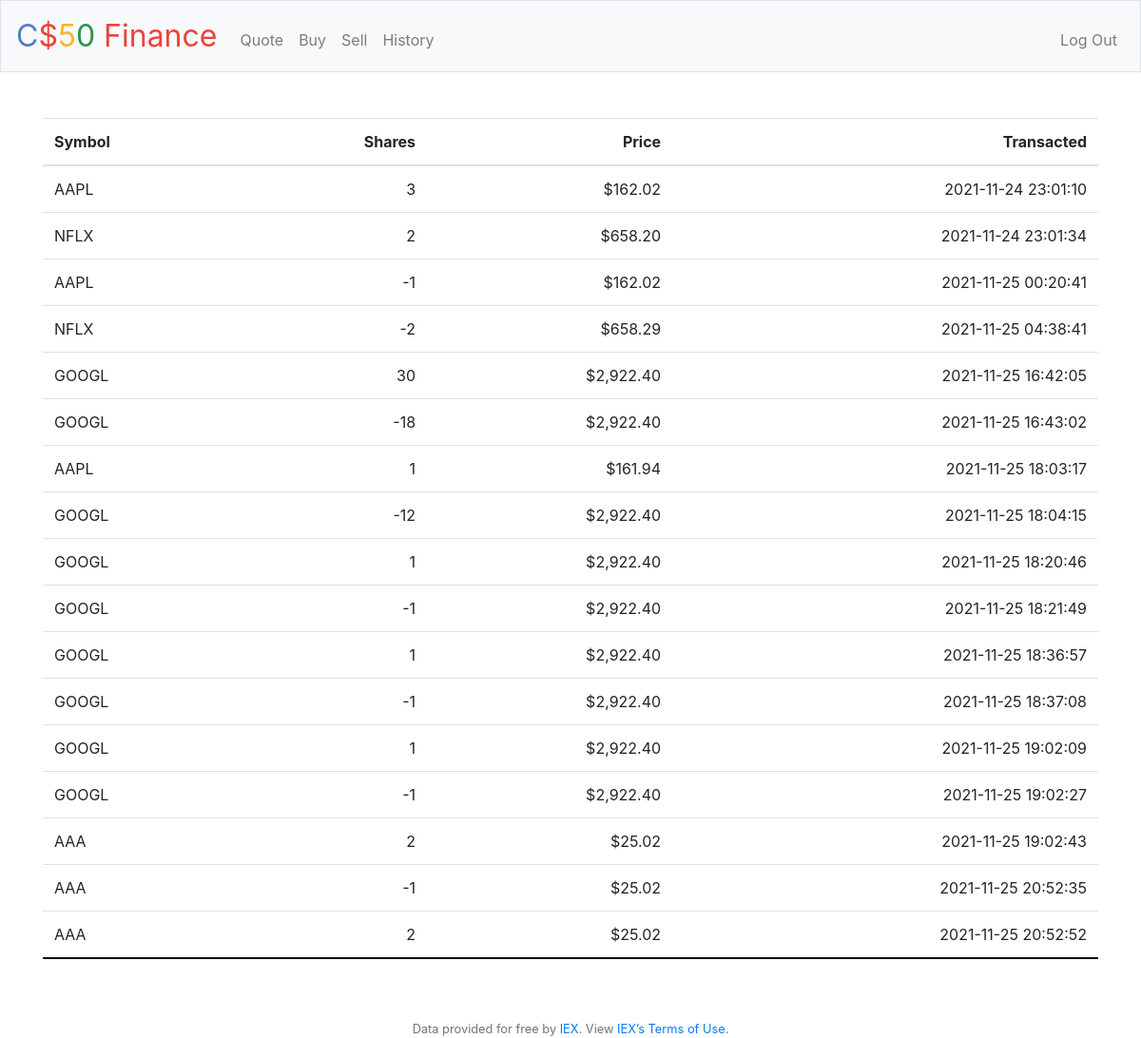
Screenshot of /history (signed in) with the database file from the repository.
### tables this page shows
CREATE TABLE purchases (
    purchase_id INTEGER PRIMARY KEY,
    symbol TEXT NOT NULL,
    name TEXT NOT NULL,
    user_id INTEGER NOT NULL,
    purchase_price REAL NOT NULL,
    shares INTEGER NOT NULL,
    created_at REAL NOT NULL
);

### application.py (the view)
@app.route("/history")
@login_required
def history():
    transactions = db.execute(
        """
            SELECT
                symbol,
                shares,
                purchase_price AS price,
                created_at
            FROM purchases
            UNION ALL
            SELECT
                symbol,
                -shares,
                price,
                created_at
            FROM sales
            ORDER BY created_at;
        """
    )
    stocks = [
        {
            "symbol": transaction["symbol"],
            "shares": transaction["shares"],
            "price": transaction["price"],
            "transacted": datetime.fromtimestamp(
                transaction["created_at"]
            ).strftime("%Y-%m-%d %H:%M:%S"),
        }
        for transaction in transactions
    ]
    return render_template("history.html", stocks=stocks)

### application.py (called while the page is built)
@app.after_request
def after_request(response):
    response.headers["Cache-Control"] = "no-cache, no-store, must-revalidate"
    response.headers["Expires"] = 0
    response.headers["Pragma"] = "no-cache"
    return response

### helpers.py (called while the page is built)
def login_required(f):
    @wraps(f)
    def decorated_function(*args, **kwargs):
        if session.get("user_id") is None:
            return redirect("/login")
        return f(*args, **kwargs)
    return decorated_function

def usd(value):
    return f"${value:,.2f}"

### templates/history.html (shortened to what this page needs)
{% extends "layout.html" %}
{% block main %}
    <table class="table tablestriped">
        <thead class="border-0">
            <tr>
                <th class="text-start">Symbol</th>
                <th class="text-end">Shares</th>
                <th class="text-end">Price</th>
                <th class="text-end">Transacted</th>
            </tr>
        </thead>
        <tbody>
            {% for stock in stocks %}
                <tr>
                    <td class="text-start">{{ stock["symbol"] }}</td>
                    <td class="text-end">{{ stock["shares"] }}</td>
                    <td class="text-end">{{ stock["price"] | usd }}</td>
                    <td class="text-end">{{ stock["transacted"] }}</td>
                </tr>
            {% endfor %}
        </tbody>
    </table>
{% endblock %}

### templates/layout.html (shortened to what this page needs)
<!DOCTYPE html>
<html lang="en">
    <head>
        <link rel="stylesheet" href="https://cdn.jsdelivr.net/npm/bootstrap@4.5.3/dist/css/bootstrap.min.css">
        <link href="/static/styles.css" rel="stylesheet">
    </head>
    <body>
        <nav class="navbar navbar-expand-md navbar-light bg-light border">
            <a class="navbar-brand" href="/"><span class="blue">C</span><span class="red">$</span><span class="yellow">5</span><span class="green">0</span> <span class="red">Finance</span></a>
            <div class="collapse navbar-collapse" id="navbar">
                {% if session.user_id %}
                    <ul class="navbar-nav mr-auto mt-2">
                        <li class="nav-item"><a class="nav-link" href="/quote">Quote</a></li>
                        <li class="nav-item"><a class="nav-link" href="/buy">Buy</a></li>
                        <li class="nav-item"><a class="nav-link" href="/sell">Sell</a></li>
                        <li class="nav-item"><a class="nav-link" href="/history">History</a></li>
                    </ul>
                    <ul class="navbar-nav ml-auto mt-2">
                        <li class="nav-item"><a class="nav-link" href="/logout">Log Out</a></li>
                    </ul>
                {% else %}
                    <ul class="navbar-nav ml-auto mt-2">
                        <li class="nav-item"><a class="nav-link" href="/register">Register</a></li>
                        <li class="nav-item"><a class="nav-link" href="/login">Log In</a></li>
                    </ul>
                {% endif %}
            </div>
        </nav>
        <main class="container py-5 text-center">
            {% block main %}{% endblock %}
        </main>
        <footer class="small text-center text-muted">
            Data provided for free by <a href="https://iextrading.com/developer">IEX</a>. View <a href="https://iextrading.com/api-exhibit-a/">IEX’s Terms of Use</a>.
        </footer>
    </body>
</html>

### static/styles.css (style rules this page uses)
nav .navbar-brand { font-size: xx-large; }
nav .navbar-brand .blue { color: #537fbe; }
nav .navbar-brand .red { color: #ea433b; }
nav .navbar-brand .yellow { color: #f5b82e; }
nav .navbar-brand .green { color: #2e944b; }
main { overflow-x: auto; text-align: center; }
.text-start { text-align: left !important; }
.text-end { text-align: right !important; }
thead { border-bottom: 2px solid black !important; }
tbody { border-top: 2px solid black !important; border-bottom: 2px solid black !important; }

### rows the page displays
purchases: symbol "AAPL", shares "3", price "$162.02", transacted "2021-11-24 23:01:10"
purchases: symbol "NFLX", shares "2", price "$658.20", transacted "2021-11-24 23:01:34"
purchases: symbol "GOOGL", shares "30", price "$2,922.40", transacted "2021-11-25 16:42:05"
purchases: symbol "AAPL", shares "1", price "$161.94", transacted "2021-11-25 18:03:17"
purchases: symbol "GOOGL", shares "1", price "$2,922.40", transacted "2021-11-25 18:20:46"
purchases: symbol "GOOGL", shares "1", price "$2,922.40", transacted "2021-11-25 18:36:57"
purchases: symbol "GOOGL", shares "1", price "$2,922.40", transacted "2021-11-25 19:02:09"
purchases: symbol "AAA", shares "2", price "$25.02", transacted "2021-11-25 19:02:43"
purchases: symbol "AAA", shares "2", price "$25.02", transacted "2021-11-25 20:52:52"

### other values shown
{{ stock["symbol"] }} "AAPL" "NFLX" "GOOGL" "GOOGL" "GOOGL" "GOOGL" "GOOGL" "AAA"
{{ stock["shares"] }} "-1" "-2" "-18" "-12" "-1" "-1" "-1" "-1"
{{ stock["price"] | usd }} "$162.02" "$658.29" "$2,922.40" "$2,922.40" "$2,922.40" "$2,922.40" "$2,922.40" "$25.02"
{{ stock["transacted"] }} "2021-11-25 00:20:41" "2021-11-25 04:38:41" "2021-11-25 16:43:02" "2021-11-25 18:04:15" "2021-11-25 18:21:49" "2021-11-25 18:37:08" "2021-11-25 19:02:27" "2021-11-25 20:52:35"
